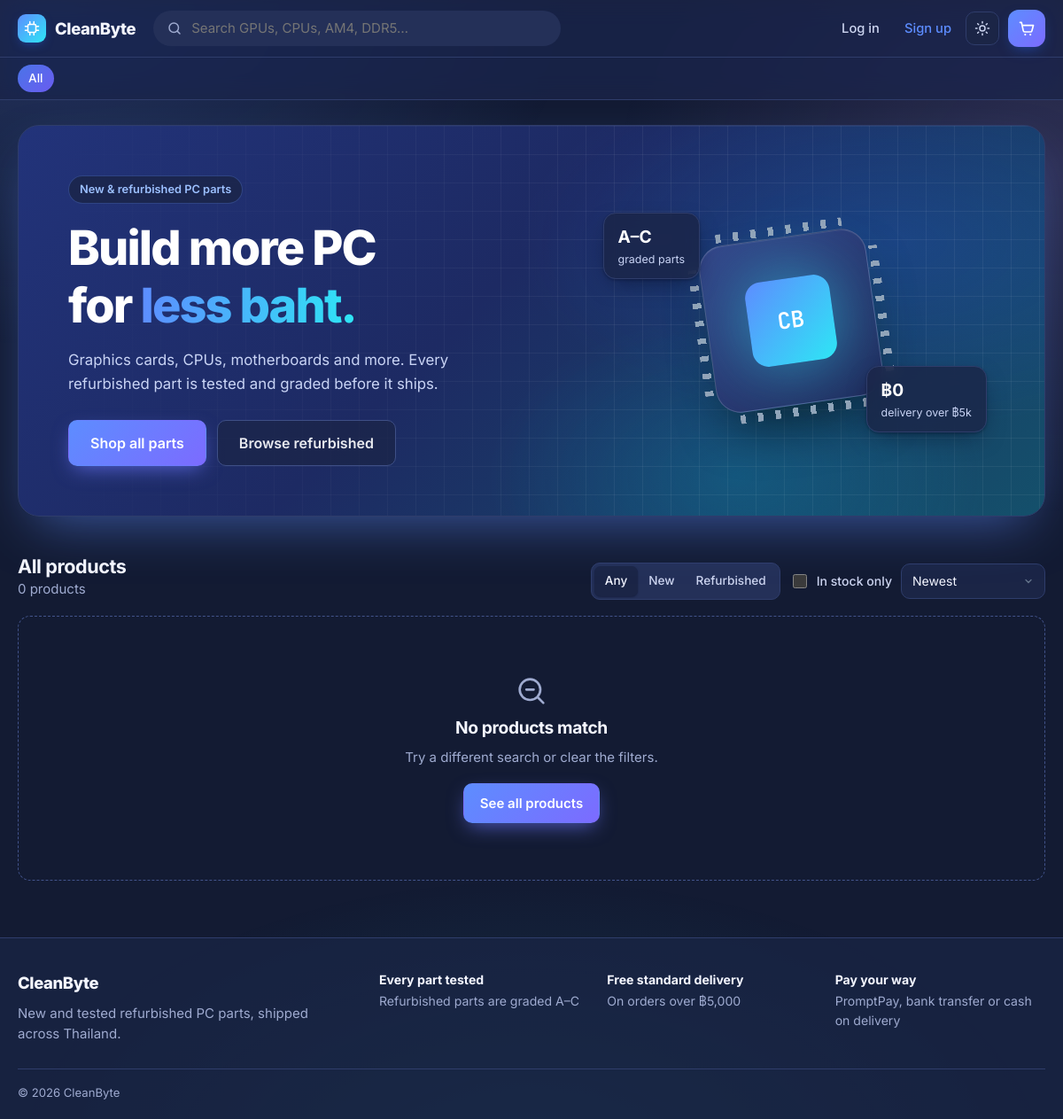
The app's page /, older data.
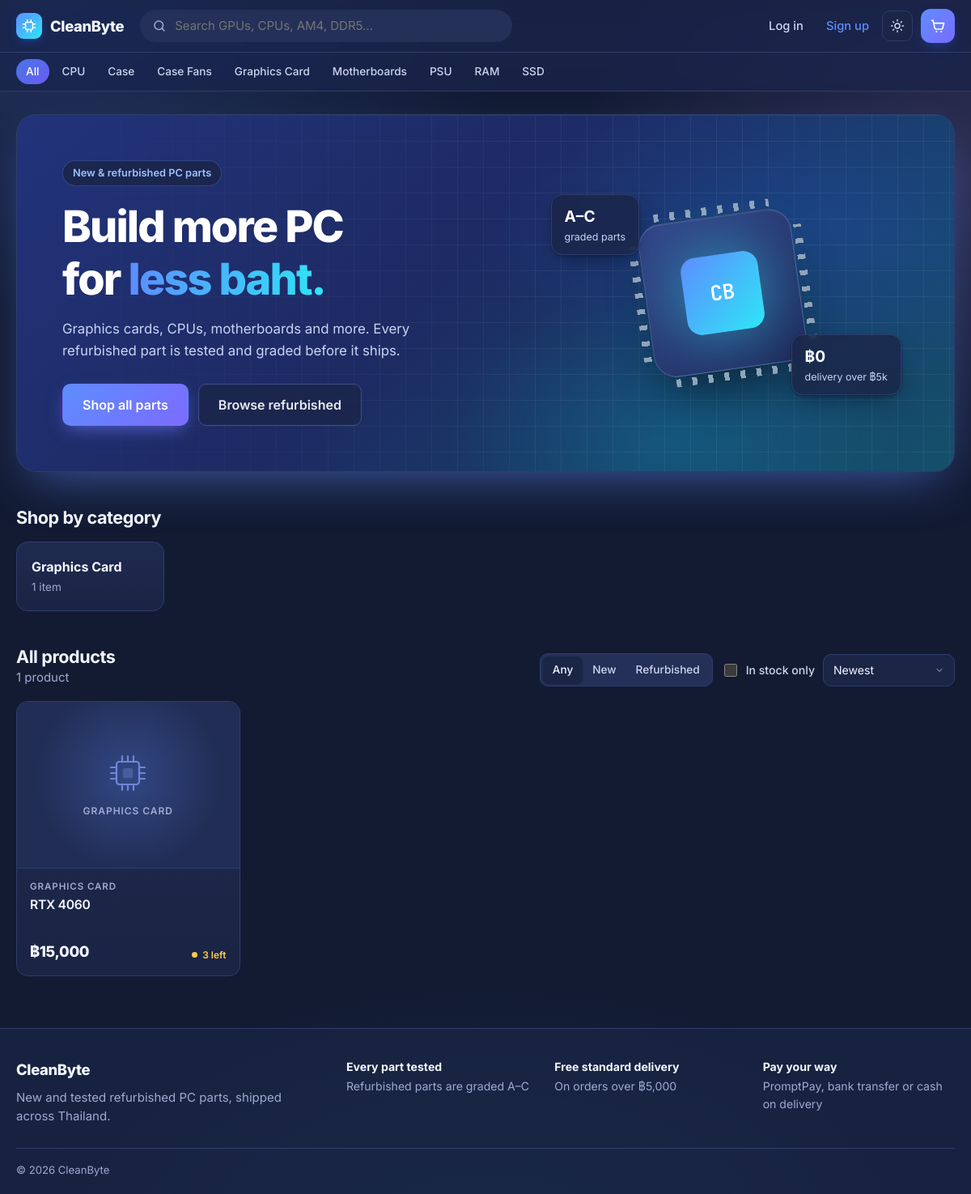
The same page, newer data.
### store/models.py (models this page shows, shortened)
class Category(models.Model):
    name = models.CharField(max_length=100)
    slug = models.SlugField(max_length=100, unique=True, blank=True)
    class Meta:
        verbose_name_plural = "Categories"
        ordering = ['name']
    def get_absolute_url(self):
        return f"{reverse('product_list')}?category={self.slug}"

class Product(models.Model):
    name = models.CharField(max_length=100)
    category = models.ForeignKey(Category, on_delete=models.CASCADE, related_name='products')
    price = models.DecimalField(max_digits=10, decimal_places=2)
    compare_price = models.DecimalField(
        max_digits=10, decimal_places=2, null=True, blank=True,
        help_text="Original price. If higher than price, the product shows as on sale.",
    )
    stock = models.PositiveIntegerField(default=0)
    image = models.ImageField(upload_to='products', null=True, blank=True)
    is_active = models.BooleanField(default=True)
    is_featured = models.BooleanField(default=False, help_text="Show this product on the home page.")
    created_at = models.DateTimeField(auto_now_add=True)
    description = models.TextField(blank=True)
    CONDITION_CHOICES = [
        ('new', 'New'),
        ('refurbished', 'Refurbished'),
    ]
    condition = models.CharField(choices=CONDITION_CHOICES, max_length=20, default='new')
    slug = models.SlugField(max_length=150, unique=True, blank=True)
    GRADE_CHOICES = [
        ('A', 'Grade A'),
        ('B', 'Grade B'),
        ('C', 'Grade C'),
    ]
    GRADE_DESCRIPTIONS = {
        'A': 'Like new. No visible marks, fully tested.',
        'B': 'Light signs of use, fully tested and working.',
        'C': 'Visible wear, fully tested and working.',
    }
    grade = models.CharField(choices=GRADE_CHOICES, max_length=5, blank=True, null=True)
    LOW_STOCK_THRESHOLD = 3
    class Meta:
        ordering = ['-created_at']
    def get_absolute_url(self):
        return reverse('product_detail', args=[self.slug])
    @property
    def in_stock(self):
        return self.stock > 0
    @property
    def low_stock(self):
        return 0 < self.stock <= self.LOW_STOCK_THRESHOLD
    @property
    def on_sale(self):
        return self.compare_price is not None and self.compare_price > self.price

### store/views.py (the view, shortened to what this page needs)
# urls.py: path('', views.product_list, name='product_list'),
def product_list(request):
    products = Product.objects.filter(is_active=True).select_related('category')
    query = request.GET.get('q', '').strip()
    category_slug = request.GET.get('category', '')
    condition = request.GET.get('condition', '')
    in_stock_only = request.GET.get('in_stock') == '1'
    sort = request.GET.get('sort', 'newest')
    if sort not in SORT_OPTIONS:
        sort = 'newest'
    active_category = None
    if category_slug:
        active_category = Category.objects.filter(slug=category_slug).first()
        if active_category:
            products = products.filter(category=active_category)
    if condition in dict(Product.CONDITION_CHOICES):
        products = products.filter(condition=condition)
    else:
        condition = ''
    if in_stock_only:
        products = products.filter(stock__gt=0)
    products = products.order_by(SORT_OPTIONS[sort][1])
    page = Paginator(products, 12).get_page(request.GET.get('page'))
    is_filtered = bool(query or active_category or condition or in_stock_only)
    show_hero = not is_filtered and page.number == 1
    categories = Category.objects.annotate(
        product_count=Count('products', filter=Q(products__is_active=True))
    ).filter(product_count__gt=0)
    featured = []
    if show_hero:
        featured = Product.objects.filter(is_active=True, is_featured=True).select_related('category')[:4]
    return render(request, 'store/product_list.html', {
        'page': page,
        'products': page.object_list,
        'categories': categories,
        'featured': featured,
        'query': query,
        'active_category': active_category,
        'condition': condition,
        'in_stock_only': in_stock_only,
        'sort': sort,
        'sort_options': [(key, label) for key, (label, _) in SORT_OPTIONS.items()],
        'condition_options': Product.CONDITION_CHOICES,
        'is_filtered': is_filtered,
        'show_hero': show_hero,
        'total_count': page.paginator.count,
    })

### store/context_processors.py (called while the page is built)
def store(request):
    cart_count = 0
    if request.user.is_authenticated:
        cart_count = sum(
            CartItem.objects.filter(cart__user=request.user).values_list('quantity', flat=True)
        )
    return {
        'store_name': settings.STORE_NAME,
        'nav_categories': Category.objects.all(),
        'cart_count': cart_count,
    }

### store/templatetags/store_extras.py (called while the page is built)
@register.filter
def baht(value):
    try:
        value = Decimal(value)
    except (InvalidOperation, TypeError, ValueError):
        return value
    if value == value.to_integral_value():
        return f"฿{value:,.0f}"
    return f"฿{value:,.2f}"

@register.simple_tag(takes_context=True)
def query_with(context, **kwargs):
    params = context['request'].GET.copy()
    for key, value in kwargs.items():
        if value in (None, ''):
            params.pop(key, None)
        else:
            params[key] = value
    if 'page' not in kwargs:
        params.pop('page', None)
    encoded = params.urlencode()
    return f"?{encoded}" if encoded else '?'

### store/templates/store/product_list.html (shortened to what this page needs)
{% extends 'store/base.html' %}
{% load store_extras %}
{% block content %}
{% if show_hero %}
<section class="hero">
    <div class="hero-copy">
        <span class="hero-kicker">New &amp; refurbished PC parts</span>
        <h1>Build more PC<br>for <span class="accent-text">less baht.</span></h1>
        <p>Graphics cards, CPUs, motherboards and more. Every refurbished part is tested and graded before it ships.</p>
        <div class="hero-actions">
            <a href="#catalog" class="btn btn-primary btn-lg">Shop all parts</a>
            <a href="?condition=refurbished" class="btn btn-ghost btn-lg">Browse refurbished</a>
        </div>
    </div>
    <div class="hero-art" aria-hidden="true">
        <div class="chip">
            <div class="chip-core"><span>CB</span></div>
        </div>
        <div class="hero-stat hero-stat-1"><strong>A–C</strong><span>graded parts</span></div>
        <div class="hero-stat hero-stat-2"><strong>฿0</strong><span>delivery over ฿5k</span></div>
    </div>
</section>
{% if categories %}
<section class="section">
    <div class="section-head">
        <h2>Shop by category</h2>
    </div>
    <div class="category-tiles">
        {% for category in categories %}
            <a href="{{ category.get_absolute_url }}" class="category-tile">
                <span class="category-tile-name">{{ category.name }}</span>
                <span class="muted">{{ category.product_count }} item{{ category.product_count|pluralize }}</span>
            </a>
        {% endfor %}
    </div>
</section>
{% endif %}
{% endif %}
<section class="section" id="catalog">
    <div class="catalog-head">
        <div>
            {% if active_category %}
                <nav class="breadcrumbs"><a href="{% url 'product_list' %}">All products</a><span>/</span>{{ active_category.name }}</nav>
                <h1 class="page-title">{{ active_category.name }}</h1>
            {% elif query %}
                <h1 class="page-title">Results for “{{ query }}”</h1>
            {% else %}
                <h2>All products</h2>
            {% endif %}
            <p class="muted">{{ total_count }} product{{ total_count|pluralize }}</p>
        </div>
        <form method="get" class="filters" id="filters">
            <div class="segmented" role="group" aria-label="Condition">
                <a href="{% query_with condition='' %}" class="{% if not condition %}active{% endif %}">Any</a>
                {% for value, label in condition_options %}
                    <a href="{% query_with condition=value %}" class="{% if condition == value %}active{% endif %}">{{ label }}</a>
                {% endfor %}
            </div>
            <label class="toggle">
                <input type="checkbox" name="in_stock" value="1" {% if in_stock_only %}checked{% endif %} onchange="this.form.submit()">
                <span>In stock only</span>
            </label>
            <label class="select-wrap">
                <select name="sort" onchange="this.form.submit()">
                    {% for value, label in sort_options %}
                        <option value="{{ value }}" {% if sort == value %}selected{% endif %}>{{ label }}</option>
                    {% endfor %}
                </select>
            </label>
        </form>
    </div>
    {% if products %}
        <div class="product-grid">
            {% for product in products %}
                {% include 'store/partials/product_card.html' %}
            {% endfor %}
        </div>
    {% else %}
        <div class="empty-state">
            <svg viewBox="0 0 24 24" width="40" height="40" aria-hidden="true"><circle cx="11" cy="11" r="7" fill="none" stroke="currentColor" stroke-width="1.6"/><path d="m20 20-3.5-3.5M8.5 11h5" stroke="currentColor" stroke-width="1.6" stroke-linecap="round"/></svg>
            <h3>No products match</h3>
            <p class="muted">Try a different search or clear the filters.</p>
            <a href="{% url 'product_list' %}" class="btn btn-primary">See all products</a>
        </div>
    {% endif %}
</section>
{% endblock %}

### store/templates/store/base.html (shortened to what this page needs)
<!DOCTYPE html>
{% load static %}
<html lang="en" data-theme="dark">
<head>
    <link rel="stylesheet" href="{% static 'store/style.css' %}">
</head>
<body>
    <header class="site-header">
        <div class="container header-inner">
            <a href="{% url 'product_list' %}" class="logo">
                <span class="logo-mark" aria-hidden="true">
                    <svg viewBox="0 0 24 24" width="18" height="18"><rect x="6" y="6" width="12" height="12" rx="2" fill="none" stroke="currentColor" stroke-width="2"/><path d="M9 2v4M15 2v4M9 18v4M15 18v4M2 9h4M2 15h4M18 9h4M18 15h4" stroke="currentColor" stroke-width="2" stroke-linecap="round"/></svg>
                </span>
                {{ store_name }}
            </a>
            <form class="header-search" action="{% url 'product_list' %}" method="get" role="search">
                <svg viewBox="0 0 24 24" width="18" height="18" aria-hidden="true"><circle cx="11" cy="11" r="7" fill="none" stroke="currentColor" stroke-width="2"/><path d="m20 20-3.5-3.5" stroke="currentColor" stroke-width="2" stroke-linecap="round"/></svg>
                <input type="search" name="q" value="{{ query|default:'' }}" placeholder="Search GPUs, CPUs, AM4, DDR5…" aria-label="Search products">
            </form>
            <nav class="header-nav">
                {% if user.is_authenticated %}
                    <a href="{% url 'order_list' %}" class="nav-link">Orders</a>
                    {% if user.is_staff %}<a href="{% url 'admin:index' %}" class="nav-link hide-sm">Admin</a>{% endif %}
                    <form action="{% url 'logout' %}" method="post" class="inline-form">
                        {% csrf_token %}
                        <button type="submit" class="nav-link nav-button">Log out</button>
                    </form>
                {% else %}
                    <a href="{% url 'login' %}" class="nav-link">Log in</a>
                    <a href="{% url 'signup' %}" class="nav-link nav-link-strong hide-sm">Sign up</a>
                {% endif %}
                <button type="button" class="theme-toggle" id="theme-toggle" aria-label="Switch light or dark mode" title="Switch light or dark mode">
                </button>
                <a href="{% url 'cart_detail' %}" class="cart-link" aria-label="Cart, {{ cart_count }} item{{ cart_count|pluralize }}">
                </a>
            </nav>
        </div>
        <div class="category-bar">
            <div class="container category-bar-inner">
                <a href="{% url 'product_list' %}" class="{% if request.resolver_match.url_name == 'product_list' and not request.GET.category %}active{% endif %}">All</a>
                {% for category in nav_categories %}
                    <a href="{{ category.get_absolute_url }}" class="{% if request.GET.category == category.slug %}active{% endif %}">{{ category.name }}</a>
                {% endfor %}
            </div>
        </div>
    </header>
    <main class="container main">
        {% block content %}
        {% endblock %}
    </main>
    <footer class="site-footer">
        <div class="container footer-inner">
            <div>
                <div class="logo logo-footer">{{ store_name }}</div>
                <p class="muted">New and tested refurbished PC parts, shipped across Thailand.</p>
            </div>
            <div class="footer-points">
                <div><strong>Every part tested</strong><span class="muted">Refurbished parts are graded A–C</span></div>
                <div><strong>Free standard delivery</strong><span class="muted">On orders over ฿5,000</span></div>
                <div><strong>Pay your way</strong><span class="muted">PromptPay, bank transfer or cash on delivery</span></div>
            </div>
        </div>
        <div class="container footer-bottom muted">© {% now "Y" %} {{ store_name }}</div>
    </footer>
</body>
</html>

### store/templates/store/partials/product_card.html (shortened to what this page needs)
{% load store_extras %}
<a href="{{ product.get_absolute_url }}" class="product-card{% if not product.in_stock %} is-sold-out{% endif %}">
    <div class="product-card-image">
        {% include 'store/partials/product_image.html' %}
    </div>
    <div class="product-card-body">
        <span class="eyebrow">{{ product.category.name }}</span>
        <h3 class="product-card-title">{{ product.name }}</h3>
        <div class="product-card-footer">
            <div class="price-stack">
                <span class="price">{{ product.price|baht }}</span>
            </div>
            {% if not product.in_stock %}
                <span class="stock-pill stock-out">Sold out</span>
            {% elif product.low_stock %}
                <span class="stock-pill stock-low">{{ product.stock }} left</span>
            {% else %}
                <span class="stock-pill stock-in">In stock</span>
            {% endif %}
        </div>
    </div>
</a>

### store/templates/store/partials/product_image.html
{% if product.image %}
    <img src="{{ product.image.url }}" alt="{{ product.name }}" loading="lazy">
{% else %}
    <div class="image-placeholder" aria-hidden="true">
        <svg viewBox="0 0 64 64" width="{{ size|default:56 }}" height="{{ size|default:56 }}"><rect x="16" y="16" width="32" height="32" rx="4" fill="none" stroke="currentColor" stroke-width="2.5"/><rect x="25" y="25" width="14" height="14" rx="2" fill="currentColor" opacity=".35"/><path d="M24 8v8M32 8v8M40 8v8M24 48v8M32 48v8M40 48v8M8 24h8M8 32h8M8 40h8M48 24h8M48 32h8M48 40h8" stroke="currentColor" stroke-width="2.5" stroke-linecap="round"/></svg>
        <span>{{ product.category.name }}</span>
    </div>
{% endif %}

Row changes from the older to the newer data that the page shows:
added Category: name "CPU"
added Category: name "Case"
added Category: name "Case Fans"
added Category: name "Graphics Card", product_count "1"
added Category: name "Motherboards"
added Category: name "PSU"
added Category: name "RAM"
added Category: name "SSD"
added Product: {{ size|default:56 }} 56 (drawn), category.name "GRAPHICS CARD", name "RTX 4060", price|baht "฿15,000", stock "3"
Text that changed along with them:
{{ total_count }}: "0" → "1"
text no longer shown: "No products match Try a different search or clear the filters. See all products"
text now shown: "Shop by category"
